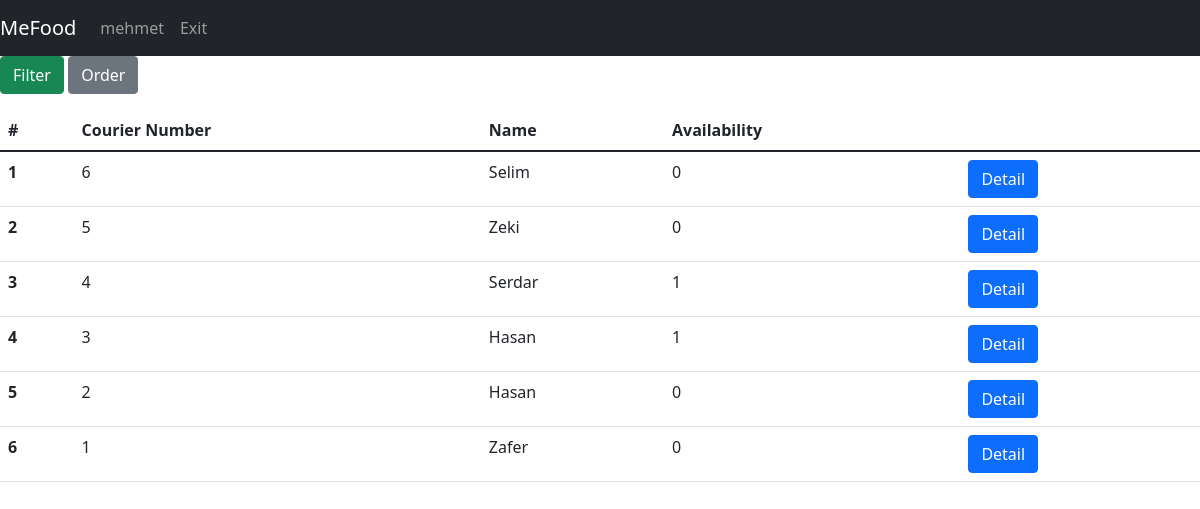
Page /couriers (signed in) on the committed database.
### tables this page shows
CREATE TABLE couriers(id INTEGER PRIMARY KEY,name TEXT,is_available TEXT,lat REAL,lng, orderId int REFERENCES foodOrder(id) ON UPDATE CASCADE);

### app.py (the view)
@app.route("/couriers", methods=["GET", "POST"])
def allCouriers():
    with sqlite3.connect(DATABASE) as database:
        cursor = database.cursor()
    if request.method == "POST":
        if 'order' in request.form:
            orderBy = request.form['orderBy'].lower()
            if session["isFiltered"] == False:
                command = "SELECT id as Number, name as Name, is_available as Availability FROM couriers ORDER BY "+str(orderBy)
                cursor.execute(command)
                query = cursor.fetchall()
                session["filteredData"]["users"] = query
            else:
                df = pd.DataFrame(session["filteredData"]["couriers"],
                                  columns=['number', 'name','availability'])
                df = df.sort_values(by=orderBy)
                session["filteredData"]["couriers"] = df.values.tolist()
        if 'filter' in request.form:
            filtered_cols, expected_vals = [], []
            q = ""
            for c in request.form.keys():
                if request.form[c] != '' and request.form[c] != "filter":
                    if request.form[c] == "on":
                        filtered_cols.append("is_available")
                        expected_vals.append(1)
                    else:
                        filtered_cols.append(c)
                        expected_vals.append(request.form[c])
            if len(expected_vals) > 0:
                if filtered_cols[0] != "is_available":
                    q += filtered_cols[0]+" LIKE "+f"'%{expected_vals[0]}%'"
                else:
                    q += " is_available = 1"
                if len(expected_vals) > 1:
                    for index in range(1, len(expected_vals)):
                        if filtered_cols[index] != "is_available":
                            q += " and " + filtered_cols[index]+" LIKE " + f"'%{expected_vals[index]}%'"
                    if filtered_cols.count("is_available") > 0:
                        q += " and is_available = 1"
                command = "SELECT id as Number, name as Name, is_available as Availability FROM couriers WHERE "+q
                cursor.execute(command)
                query = cursor.fetchall()
                session["filteredData"]["couriers"] = query
            else:
                session["filteredData"] = getAllDbData(toGet=["couriers"])
            session["isFiltered"] = True
    else:
        session["filteredData"] = getAllDbData(toGet=["couriers"])
        session["isFiltered"] = False
    return render_template("admin/list_operations/list_couriers.html", username=session["username"], data=session["filteredData"])

### app.py (called while the page is built)
def getCouriers(cursor, limit=None):
    if limit != None:
        cursor.execute("SELECT id,name, is_available,lat,lng,orderId FROM couriers ORDER BY id DESC LIMIT ?", (limit,))
    else:
        cursor.execute("SELECT id,name, is_available,lat,lng,orderId FROM couriers ORDER BY id DESC")
    query = cursor.fetchall()
    return query

def getAllDbData(toGet, limit=None):
    with sqlite3.connect(DATABASE) as database:
        cursor = database.cursor()
    data = {}
    for entity in toGet:
        if entity == "couriers":
            data[entity] = getCouriers(cursor, limit)
        if entity == "users":
            data[entity] = getUsers(cursor, limit)
        if entity == "restaurant":
            data[entity] = getRestaurants(cursor, limit)
        if entity == "menu":
            data[entity] = getMenus(cursor, limit)
        if entity == "orders":
            data[entity] = getOrders(cursor, limit)
        if entity == "reviews":
            data[entity] = getReviews(cursor, limit)
        if entity == "extras":
            data[entity] = getExtras(cursor, limit)
        else:
            pass
    return data

### templates/admin/list_operations/list_couriers.html (shortened to what this page needs)
{% extends 'base.html' %}
{% block navbar %}
<nav class="navbar navbar-expand-lg navbar-dark bg-dark">
    <a class="navbar-brand" href="#">MeFood</a>
    <div class="collapse navbar-collapse" id="navbarNav">
        <ul class="navbar-nav">
          <li class="nav-item active"><a class="nav-link" href="/">{{username}}</a></li>
          <li class="nav-item active"><a class="nav-link" href="/exit">Exit</a></li>
        </ul>
    </div>
</nav>
{% endblock %}
{% block body %}
<p>
  <a class="btn btn-success" data-toggle="collapse" href="#filter" role="button" aria-expanded="false" aria-controls="filter">Filter</a>
  <button class="btn btn-secondary" type="button" data-toggle="collapse" data-target="#order" aria-expanded="false" aria-controls="order">Order</button>
</p>
<div>
    <table class="table">
      <thead class="thead-dark">
        <tr>
            <th scope="col">#</th>
            <th scope="col">Courier Number</th>
            <th scope="col">Name</th>
            <th scope="col">Availability</th>
            <th scope="col"></th>
        </tr>
      </thead>
      <tbody>
        {%for i in range(data["couriers"]|length)%}
                <tr>
                  <th scope="row">{{ i+1 }}</th>
                  <td>{{ data["couriers"][i][0] }}</td>
                  <td>{{ data["couriers"][i][1] }}</td>
                  <td>{{ data["couriers"][i][2] }}</td>
                  <td><a href="/courierDetail?courier={{ data["couriers"][i][0] }}" class="btn btn-primary">Detail</a></td>
                </tr>
        {%endfor%}
      </tbody>
    </table>
</div>
{% endblock %}

### rows in the picture
couriers: id "6", name "Selim", is_available "0"
couriers: id "5", name "Zeki", is_available "0"
couriers: id "4", name "Serdar", is_available "1"
couriers: id "3", name "Hasan", is_available "1"
couriers: id "2", name "Hasan", is_available "0"
couriers: id "1", name "Zafer", is_available "0"

### other values in the picture
{{ username }} "mehmet"
{{ i+1 }} "1" "2" "3" "4" "5" "6"
